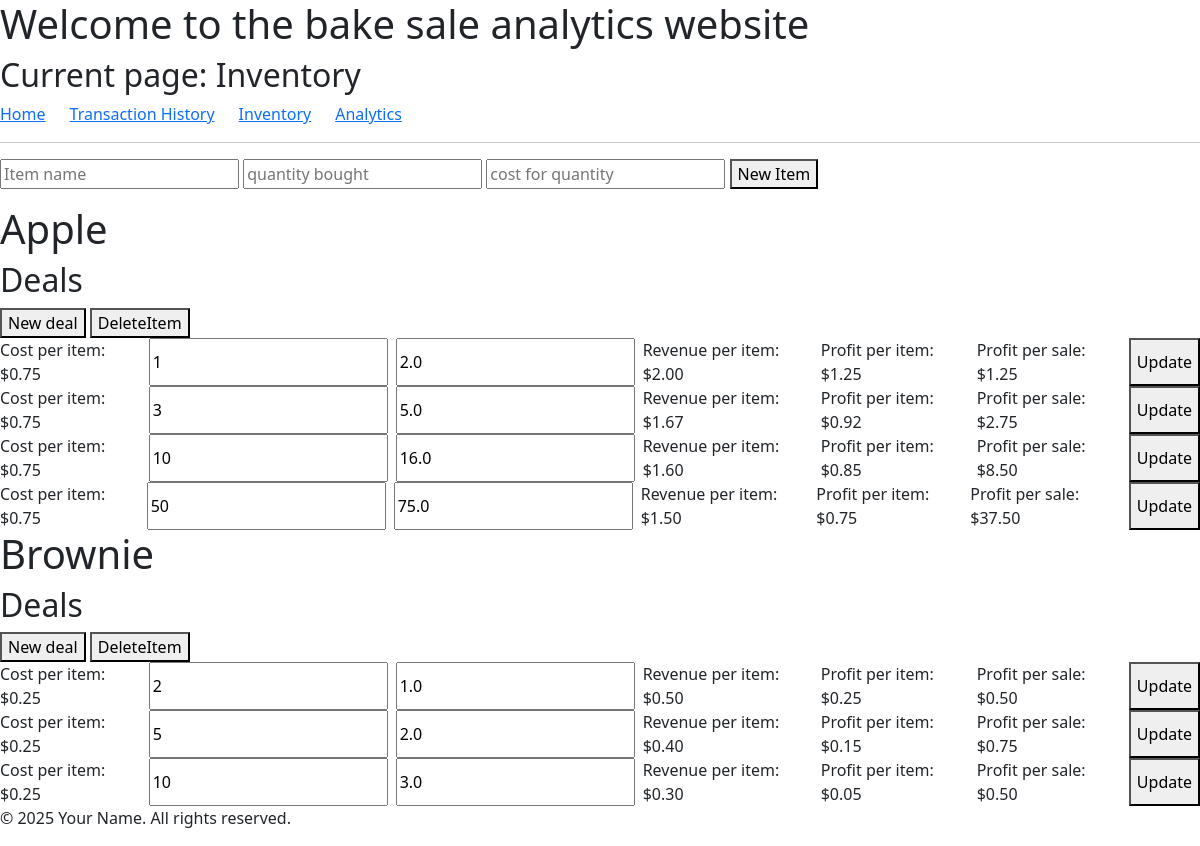
Page /inventory on the committed database.
### tables this page shows
CREATE TABLE items (
id INTEGER PRIMARY KEY AUTOINCREMENT,
name TEXT UNIQUE NOT NULL
, buyQuantity INTEGER NOT NULL CHECK (buyQuantity > 0), cost REAL NOT NULL CHECK (cost >= 0));

CREATE TABLE deals (
id integer PRIMARY KEY AUTOINCREMENT,
product_id INTEGER NOT NULL,
quantity INTEGER NOT NULL,
price REAL NOT NULL,
FOREIGN KEY (product_id) REFERENCES items(id)
);

### app.py (the view)
@app.route("/inventory", methods=["GET", "POST"])
def Inventory():
    if request.method == "GET":
        itemDeals = {}
        items = db.execute("SELECT * FROM items")
        if items:
            for item in items:
                deals = db.execute("SELECT * FROM deals WHERE product_id = ? ORDER BY quantity ASC, price ASC", item["id"])
                itemDeals[item["name"]] = deals
        else:
            print("none")
        itemCosts = {}
        for item in items:
            itemCosts[item["name"]] = {"costPerUnit": item["cost"]/item["buyQuantity"]}
        return render_template("inventory.html", itemDeals = itemDeals, itemCosts=itemCosts)

### templates/inventory.html (shortened to what this page needs)
{% extends "layout.html" %}
{% block title %}
Inventory
{% endblock %}
{% block body %}
<link rel="stylesheet" href="static/css/event.css">
<div>
    <input type="text" id="newName" placeholder="Item name">
    <input type="number" id="newQuantity" min=1 step=1 placeholder="quantity bought">
    <input type="number" id="newCost" min=0 placeholder="cost for quantity">
    <button id="newItem">New Item</button>
    <div id="items">
        {% for itemName, deals in itemDeals.items() %}
            <div id="item{{itemName}}" class="item">
                <h1 id="itemName">{{itemName}}</h1>
                <h2>Deals</h2>
                <button id="newDeal">New deal</button>
                <button id="deleteItem">DeleteItem</button>
                <div id="deals">
                    {% for deal in deals %}
                        <form id="{{deal['id']}}" class="d-flex gap-2 deal">
                            <text id="cost/item">Cost per item: ${{itemCosts[itemName]["costPerUnit"]}}</text>
                            <input type="number" min=1 id="sellQuantity"step = 1 placeholder ="quantity" value="{{deal['quantity']}}">
                            <input type="number" min=0 id ="price" placeholder ="price" value="{{deal['price']}}">
                            <text id="revenuePerItem">Revenue per item: {{ "$%.2f"|format(deal['price'] / deal['quantity'])}}</text>
                            <text id="profitPerItem">Profit per item: {{ "$%.2f"|format(deal['price'] / deal['quantity'] - itemCosts[itemName]["costPerUnit"])}}</text>
                            <text id="profitPerSale">Profit per sale: {{ "$%.2f"|format(deal['price'] - itemCosts[itemName]["costPerUnit"]*deal['quantity'])}}</text>
                            <button id="update">Update</button>
                        </form>
                    {% endfor %}
                </div>
            </div>
        {% endfor %}
    </div>
</div>
{% endblock %}

### rows in the picture
items: name "Apple", name "0.75"
deals: quantity "1", price "2.0", deal['price']/deal['quantity'] "$2.00", price+quantity "$1.25"
deals: quantity "3", price "5.0", deal['price']/deal['quantity'] "$1.67", price+quantity "$0.92", price+quantity "$2.75"
deals: quantity "10", price "16.0", deal['price']/deal['quantity'] "$1.60", price+quantity "$0.85", price+quantity "$8.50"
deals: quantity "50", price "75.0", deal['price']/deal['quantity'] "$1.50", price+quantity "$0.75", price+quantity "$37.50"
items: name "Brownie", name "0.25"
deals: quantity "2", price "1.0", deal['price']/deal['quantity'] "$0.50", price+quantity "$0.25", price+quantity "$0.50"
deals: quantity "5", price "2.0", deal['price']/deal['quantity'] "$0.40", price+quantity "$0.15", price+quantity "$0.75"
deals: quantity "10", price "3.0", deal['price']/deal['quantity'] "$0.30", price+quantity "$0.05", price+quantity "$0.50"
